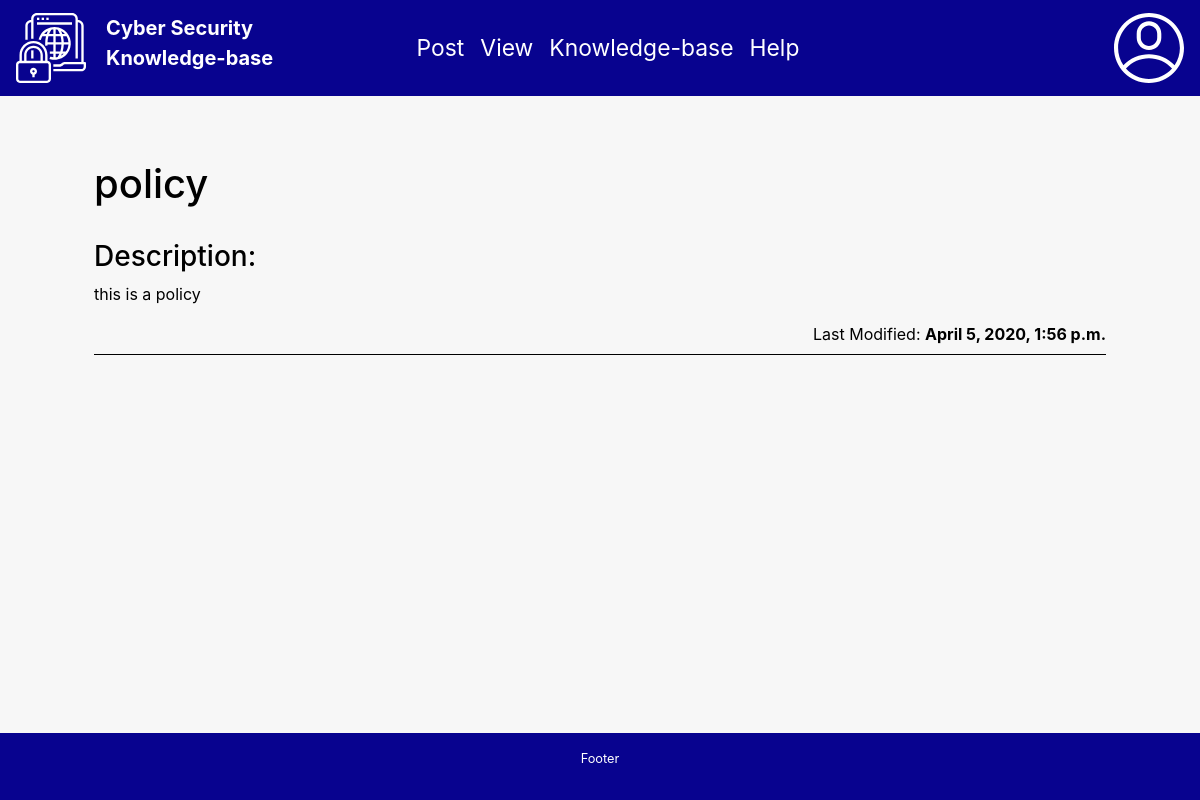
Page /knowledge/6/policy (signed in) on the earlier database version.
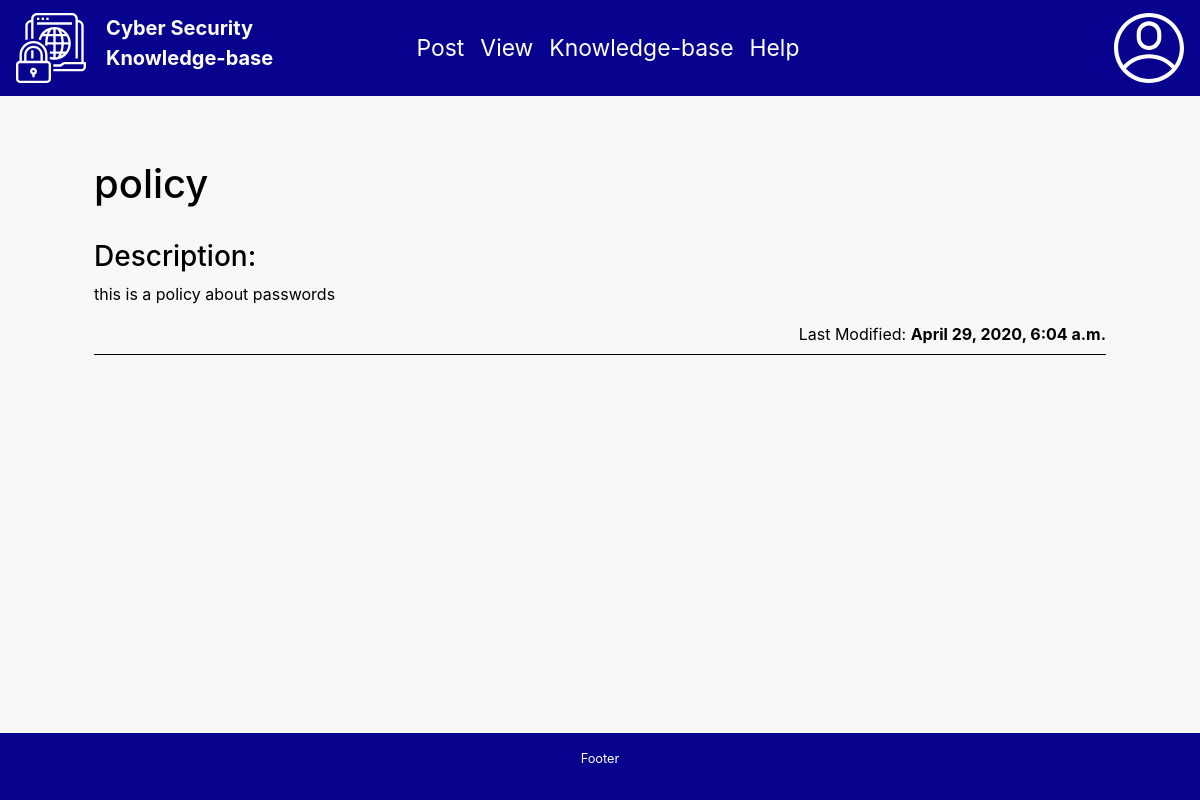
Same page on the later database version.
### CSKnowledgeBase/models.py (models this page shows, shortened)
class Knowledge(models.Model):
    id = models.AutoField(primary_key=True)
    name = models.CharField(max_length=255)
    content = models.TextField()
    last_modified_by  = models.ForeignKey(User, on_delete = models.PROTECT)
    insert_date = models.DateTimeField()
    update_date = models.DateTimeField()
    slug = models.SlugField(max_length=40)

### CSKnowledgeBase/views.py (the view)
# urls.py: path('knowledge/<int:knowledge_id>/<slug:slug>', viewknowledge),
def viewknowledge(request, knowledge_id, slug):
    if not request.user.is_authenticated:
       return redirect('http://127.0.0.1:8000/login')
    else:
        context = {}
        knowledge = Knowledge.objects.get(id=knowledge_id, slug=slug)
        knowledge_json = json.loads(serializers.serialize('json', [ knowledge ]))[0]['fields']
        knowledge_json['update_date'] = knowledge.update_date
        knowledge_json['kid'] = knowledge.id
        knowledge_json['knowledge_text'] = knowledge.content
        context['knowledge'] = knowledge_json
        return render(request, 'view-knowledge.html', context)

### CSKnowledgeBase/templates/view-knowledge.html (shortened to what this page needs)
{% extends 'base.html' %}
{% load static %}
  {% block body %}
	 <div class="container view-question">
        <h1>{{ knowledge.name }}</h1><br>
        <h3>Description:</h3>
        <p>{{ knowledge.content|safe }}</p>
        <p class="knowlegedetails questiondetails"><span style="float: right">Last Modified: <strong>{{ knowledge.update_date }}</strong></span></p>
    </div>
    {% endblock %}

Differences in the rows shown:
changed Knowledge: content "this is a policy" → "this is a policy about passwords"; update_date "April 5, 2020, 1:56 p.m." → "April 29, 2020, 6:04 a.m."
